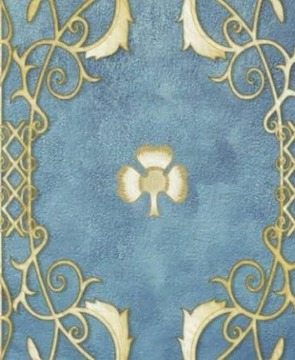
#> input picture tools/art/covers/three_leaf.jpg, 295 x 360 px; its folder holds 4 pictures in this run
$ python gen_cover_art_textures.py
#> lines starting #> are read from the running program, lines starting #| are printed output that depends on the picture
"""Grimoire cover textures from the owner's art pack (0.24).

    python tools/gen_cover_art_textures.py   ->  textures/item/grimoire_book/cover_art_<set>.png   (64x80, RGBA)
                                                 textures/item/grimoire_book/cover_base_<set>.png  (64x80, greyscale)
                                                 textures/item/grimoire_book/emblem_<black_magic|god_tier>.png
                                                 build/cover_art/preview.png (not shipped)

Sources: tools/art/covers/<set>.jpg, cropped from "Black Clover Art.zip" (images 11-20):
  three_leaf (blue, gold filigree), four_leaf (green, gold floral corners), five_leaf (royal blue, black five-leaf),
  spade (black, gold spears), triple_spade (black, arcane wheels), heart (purple cloud swirls), two_heart (teal, sea serpent),
  diamond (ice-white stained glass, gold baroque frame), black_magic (black, blood-red burst), god_tier (black, gold sunburst).

Each design is split in two: its smooth background is dropped (the book's leather keeps the magic's colour, as in the anime) and
its ornament (everything that stands out from the local background: filigree, frames, spears, swirls, glass leading) is kept in
the art's own colours. The model lays it over both covers and makes it glow while the book is held.
"""
import math
import os

import numpy as np
from PIL import Image, ImageDraw, ImageFilter

ROOT = os.path.join(os.path.dirname(__file__), "..")
SRC = os.path.join(os.path.dirname(__file__), "art", "covers")
OUT = os.path.join(ROOT, "src", "main", "resources", "assets", "nusmp", "textures", "item", "grimoire_book")
PREVIEW = os.path.join(ROOT, "build", "cover_art")
W, H = 64, 80
SETS = ["three_leaf", "four_leaf", "five_leaf", "spade", "triple_spade", "heart", "two_heart", "diamond", "black_magic", "god_tier"]
# per set: (detail threshold low, high) on the colour distance from the local background, and a brightness lift for the ornament
TUNE = {"diamond": (0.08, 0.18, 1.0), "black_magic": (0.10, 0.22, 1.15), "god_tier": (0.10, 0.22, 1.1), "two_heart": (0.10, 0.22, 1.1),
        "four_leaf": (0.14, 0.26, 1.05), "three_leaf": (0.12, 0.24, 1.05)}


def smoothstep(a, b, x):
    t = np.clip((x - a) / (b - a), 0, 1)
    return t * t * (3 - 2 * t)


def layers(name):
    """(ornament RGBA in the art's colours, greyscale base RGBA from the art's background) at W x H."""
#> called with name = 'three_leaf'
    im = Image.open(os.path.join(SRC, name + ".jpg")).convert("RGB").resize((W * 4, H * 4), Image.LANCZOS)
    a = np.asarray(im).astype(np.float32) / 255
    lo, hi, lift = TUNE.get(name, (0.11, 0.24, 1.05))
    # these designs sit on one dominant colour: distance from it finds the ornament; a local-contrast term keeps fine lines
    bgc = np.median(a.reshape(-1, 3), axis=0)
#> bgc = [0.482, 0.6, 0.647]
    dist = np.sqrt(((a - bgc) ** 2).sum(-1) / 3)
    local = np.asarray(im.filter(ImageFilter.GaussianBlur(3))).astype(np.float32) / 255
    detail = np.sqrt(((a - local) ** 2).sum(-1) / 3)
    alpha = np.maximum(smoothstep(lo, hi, dist), smoothstep(0.07, 0.16, detail) * 0.85)
    yy, xx = np.mgrid[0:H * 4, 0:W * 4]
    edge = np.minimum.reduce([xx, yy, W * 4 - 1 - xx, H * 4 - 1 - yy])
    alpha *= np.clip(edge / 5.0, 0, 1)                    # drop the photo edge / scan border
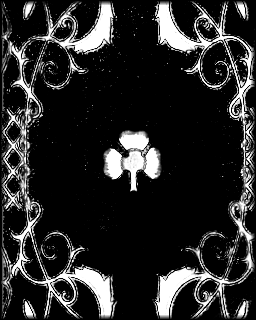
#> alpha: shape (320, 256) float32; min 0, max 1, mean 0.162
    rgb = np.clip(a * lift + 0.03, 0, 1)
    pre = np.dstack([rgb * alpha[..., None], alpha])
    small = Image.fromarray((pre * 255).astype(np.uint8), "RGBA").resize((W, H), Image.BOX)
    p = np.asarray(small).astype(np.float32) / 255
    al = p[..., 3:4]
    col = np.where(al > 1e-3, p[..., :3] / np.maximum(al, 1e-3), 0)
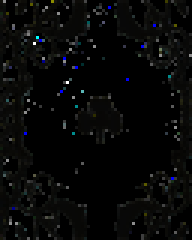
#> col: shape (80, 64, 3) float32 (shown 3 times larger); mean R, G, B 0.9, 0.9, 0.9; drawn with min black and max white
    al = np.clip(al * 1.6, 0, 1)                          # thin lines survive the reduction
    al = np.where(al < 0.18, 0, al)
    orn = Image.fromarray((np.dstack([np.clip(col, 0, 1), al]) * 255).astype(np.uint8), "RGBA")
    # base: the background's own light and shade (mottling, vignette) as greyscale, ornaments filled from around them
    lum = a @ np.array([0.299, 0.587, 0.114], np.float32)
    w = 1 - alpha
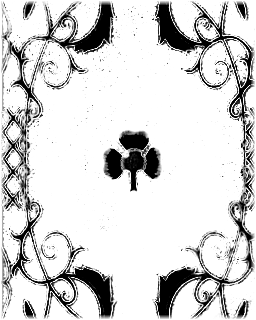
#> w: shape (320, 256) float32; min 0, max 1, mean 0.838
    bl = np.asarray(Image.fromarray((lum * w * 255).astype(np.uint8)).filter(ImageFilter.GaussianBlur(10))).astype(np.float32) / 255
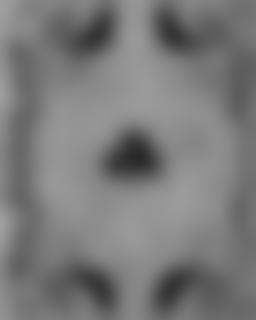
#> bl: shape (320, 256) float32; min 0.161, max 0.627, mean 0.478
    bw = np.asarray(Image.fromarray((w * 255).astype(np.uint8)).filter(ImageFilter.GaussianBlur(10))).astype(np.float32) / 255
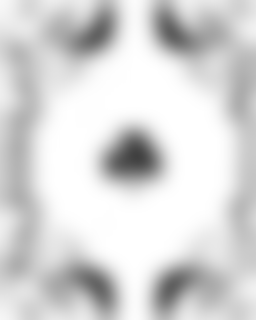
#> bw: shape (320, 256) float32; min 0.251, max 1, mean 0.844
    fill = np.where(bw > 1e-3, bl / np.maximum(bw, 1e-3), lum)
    base = lum * w + fill * (1 - w)
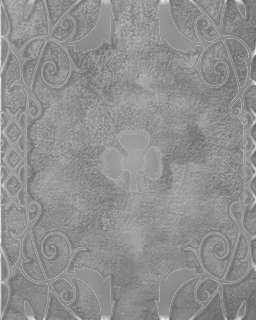
#> base: shape (320, 256) float32; min 0.384, max 0.925, mean 0.565
    q = np.percentile(base, [3, 97])
#> q = [0.472, 0.659]
    base = 0.62 + 0.38 * np.clip((base - q[0]) / max(1e-3, q[1] - q[0]), 0, 1)
    b = Image.fromarray((base * 255).astype(np.uint8)).resize((W, H), Image.BOX)
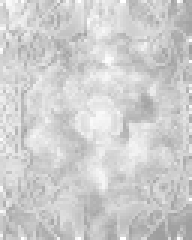
#> b: PIL image 64x80 L (shown 3 times larger); min 158, max 255, mean 205.8
    bv = np.asarray(b)
    base_img = Image.fromarray(np.dstack([bv, bv, bv, np.full_like(bv, 255)]), "RGBA")
    return orn, base_img


# ---------------------------------------------------------------- emblems for the two new covers (greyscale, tinted in game)
# [53 lines left out: functions heart, emblem_black_magic, emblem_god_tier, finish, not called in this run]


def main():
    os.makedirs(OUT, exist_ok=True)
    tiles = []
    for name in SETS:
        o, base = layers(name)
        o.save(os.path.join(OUT, "cover_art_" + name + ".png"), optimize=True)
        base.save(os.path.join(OUT, "cover_base_" + name + ".png"), optimize=True)
        tiles.append((name, o, base))
    emblem_black_magic().save(os.path.join(OUT, "emblem_black_magic.png"), optimize=True)
    emblem_god_tier().save(os.path.join(OUT, "emblem_god_tier.png"), optimize=True)

    # preview: each ornament over a mid-red leather (how a Flame book would wear it) and over its source
    Z = 3
    os.makedirs(PREVIEW, exist_ok=True)
    sheet = Image.new("RGB", (len(tiles) * (W * Z + 6) + 6, 2 * (H * Z + 6) + 6), (24, 24, 30))
    for i, (name, o, base) in enumerate(tiles):
        src = Image.open(os.path.join(SRC, name + ".jpg")).convert("RGBA").resize((W * Z, H * Z))
        bv = np.asarray(base).astype(np.float32)[..., :3] / 255 * np.array([170, 42, 34], np.float32)   # a Flame book's cover tint
        leather = Image.fromarray(np.dstack([bv, np.full(bv.shape[:2], 255.0)]).astype(np.uint8), "RGBA").resize((W * Z, H * Z), Image.NEAREST)
        leather.alpha_composite(o.resize((W * Z, H * Z), Image.NEAREST))
        x = 6 + i * (W * Z + 6)
        sheet.paste(src.convert("RGB"), (x, 6))
        sheet.paste(leather.convert("RGB"), (x, H * Z + 12))
    sheet.save(os.path.join(PREVIEW, "preview.png"))
    print("wrote", len(tiles), "cover art textures + 2 emblems")


if __name__ == "__main__":
#> (the run stopped early here; a loop or call above may not have finished)
